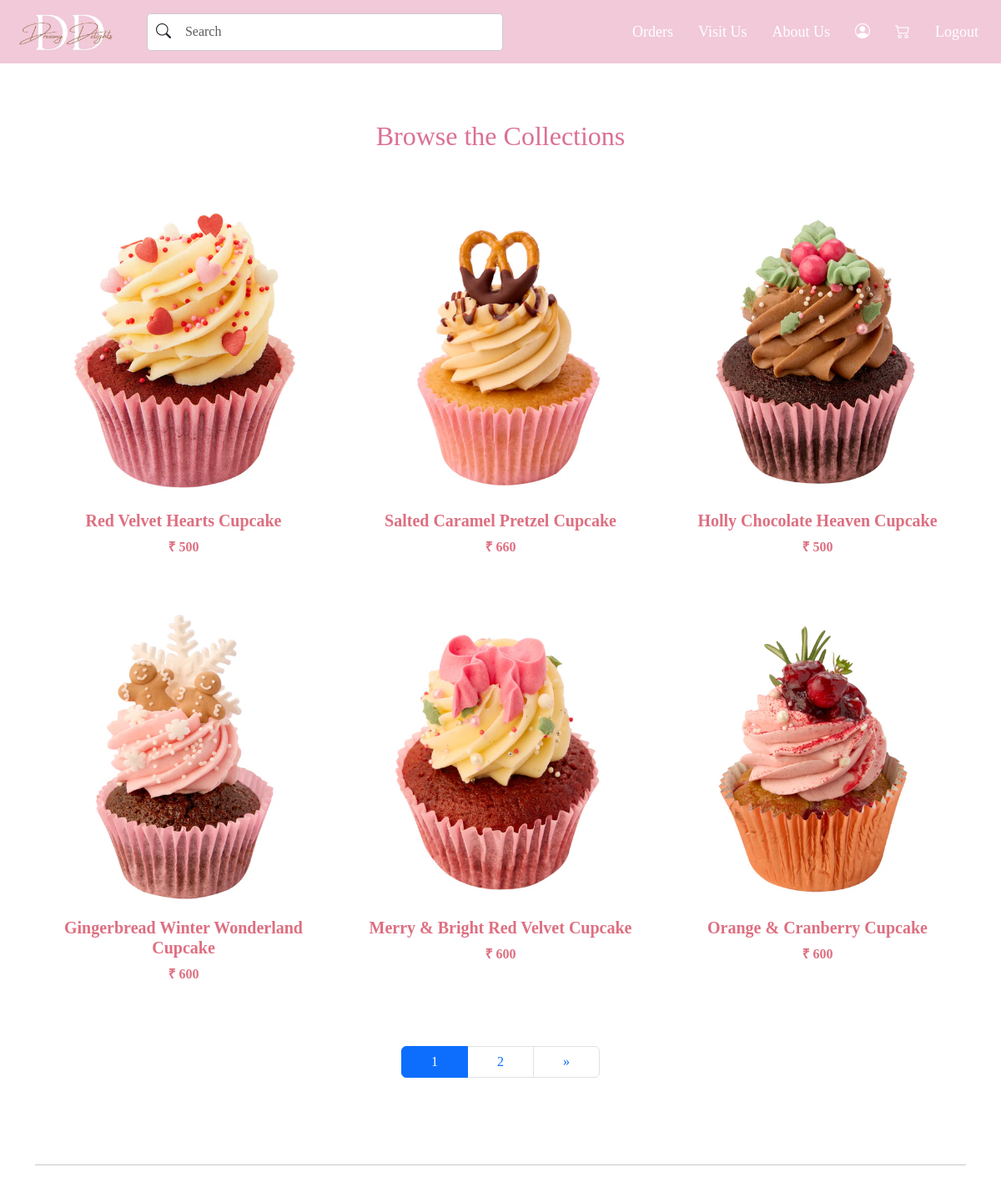
The page /user_cupcake (signed in, upper part) on the database as committed earlier.
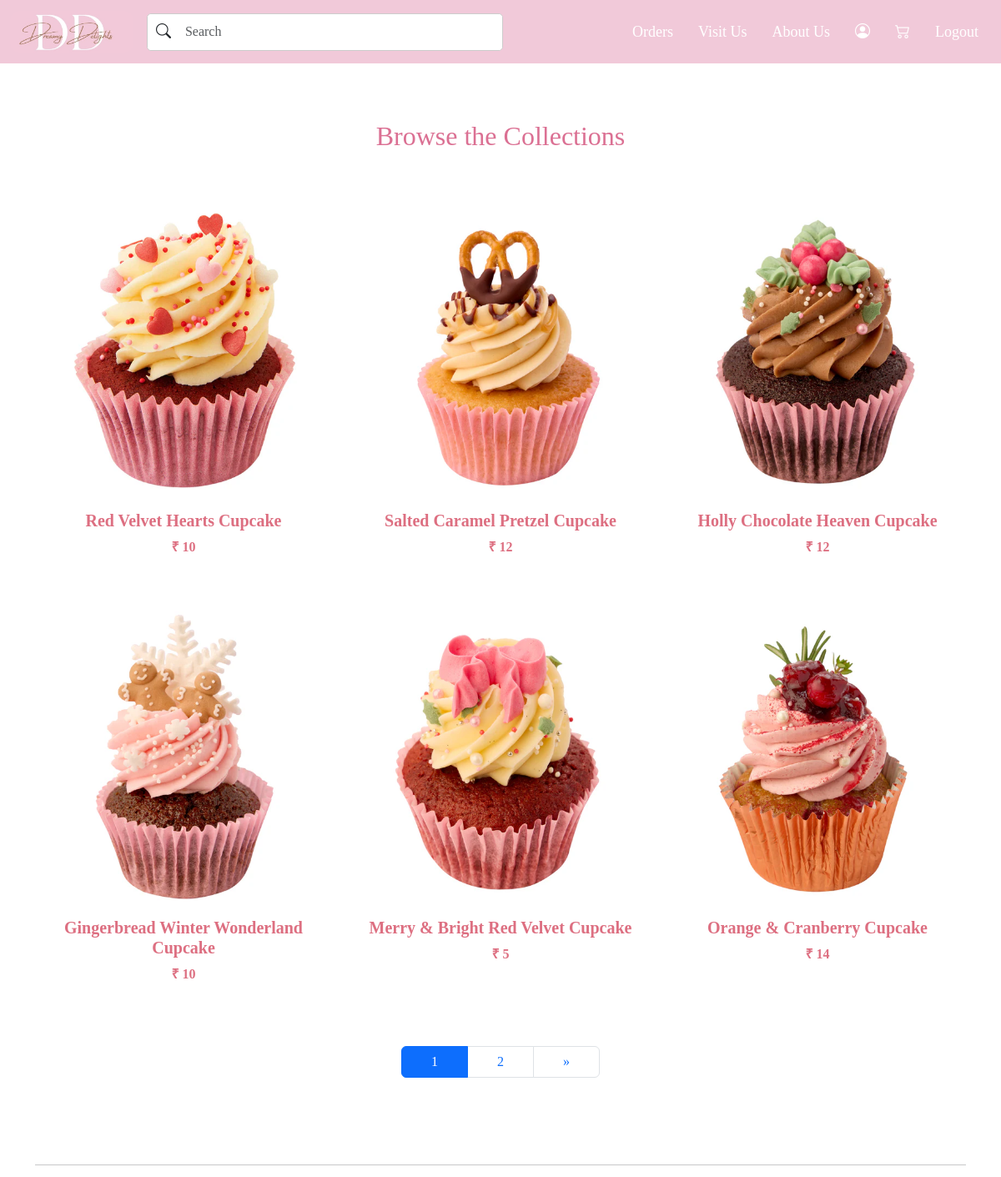
The same page on the database as committed later.
### app/models.py (models this page shows, shortened)
class Cake(models.Model):
    name=models.CharField(max_length=100)
    price=models.IntegerField()
    img=models.FileField()
    colour=models.TextField()
    category=models.ForeignKey(Category,on_delete=models.CASCADE)
    description=models.TextField()

### app/views.py (the view)
# urls.py: path('user_cupcake',views.user_cupcake),
def user_cupcake(req):
    if 'user' in req.session:
        cake_category = Category.objects.get(name='CupCakes')
        cupcakes = Cake.objects.filter(category=cake_category)
        paginator = Paginator(cupcakes, 6)
        page_number = req.GET.get('page')
        page_obj = paginator.get_page(page_number)
        return render(req, 'user/cake.html', {'page_obj': page_obj})
    else:
        return redirect(shop_login)

### templates/user/cake.html (shortened to what this page needs)
<!DOCTYPE html>
<html lang="en">
<head>
    {% load static %}
    <link rel="stylesheet" href="{% static '/css/home.css' %}">
    <link href="https://cdn.jsdelivr.net/npm/bootstrap@5.3.3/dist/css/bootstrap.min.css" rel="stylesheet">
    <link rel="stylesheet" href="https://cdn.jsdelivr.net/npm/bootstrap-icons@1.11.3/font/bootstrap-icons.min.css">
    <link href="https://cdnjs.cloudflare.com/ajax/libs/font-awesome/5.15.4/css/all.min.css" rel="stylesheet">
</head>
<body>
    <nav class="navbar navbar-expand-lg navbar-light">
        <div class="container-fluid">
            <a class="navbar-brand" href="../">
                <img src="{% static 'img/logo.jpeg' %}" alt="Logo">
            </a>
            <form class="d-flex mx-auto search-form" role="search" action="{% url 'search' %}" method="POST">
              <div class="input-group search-box">
                  <button class="btn" type="submit" style="background-color: white;">
                      <i class="bi bi-search"></i>
                  </button>
                  <input class="form-control" type="text" placeholder="Search" name="searched"
                      id="search" data-aos="fade-down" data-aos-duration="1500" data-aos-delay="200">
              </div>
          </form>
            <div class="collapse navbar-collapse justify-content-end" id="navbarNav">
                <ul class="navbar-nav">
                    <li class="nav-item">
                        <a class="nav-link" href="../user_view_bookings">Orders</a>
                    </li>
                    <li class="nav-item">
                        <a class="nav-link" href="../visit_us">Visit Us</a>
                    </li>
                    <li class="nav-item">
                        <a class="nav-link" href="../about_us">About Us</a>
                    </li>
                    <li class="nav-item">
                        <a class="nav-link" href="../profile"><i class="bi bi-person-circle"></i></a>
                    </li>
                    <li class="nav-item">
                        <a class="nav-link" href="../cart_display"><i class="bi bi-cart2"></i></a>
                    </li>
                    <li class="nav-item">
                        <a class="nav-link" href="../logout">Logout</a>
                    </li>
                </ul>
            </div>
        </div>
    </nav>
<br><br>
<div class="container custom-container">
  <h2 class="text-center mb-4" style="color: palevioletred;">Browse the Collections</h2><br>
  <div class="row">
      {% for cake in page_obj %}
          <div class="col-6 col-sm-6 col-md-4 col-lg-4 mb-4">
              <div class="card custom-card">
                  {% if cake.img %}
                      <a href="view_cake/{{cake.pk}}">
                          <img class="card-img-top img-fluid" src="{{ cake.img.url }}" alt="Cake Image">
                      </a>
                  {% endif %}
                  <div class="card-body">
                      <h5 class="card-title" style="color: rgb(221, 111, 129); font-weight: bold;">
                          {{ cake.name }}
                      </h5>
                      <p class="card-text" style="color: rgb(221, 111, 129); font-weight: bold;">
                          ₹ {{ cake.price }}
                      </p>
                  </div>
              </div>
          </div>
      {% endfor %}
  </div>
<div class="pagination-container mt-4">
  <nav aria-label="Page navigation example">
      <ul class="pagination justify-content-center">
          {% for num in page_obj.paginator.page_range %}
              <li class="page-item {% if page_obj.number == num %}active{% endif %}">
                  <a class="page-link" href="?page={{ num }}">{{ num }}</a>
              </li>
          {% endfor %}
          {% if page_obj.has_next %}
              <li class="page-item">
                  <a class="page-link" href="?page={{ page_obj.next_page_number }}" aria-label="Next">
                      <span aria-hidden="true">&raquo;</span>
                  </a>
              </li>
          {% endif %}
      </ul>
  </nav>
</div>
<br><br><br>
<hr>
</body>
</html>

Rows that differ between the two databases and show on the page:
changed Cake "Red Velvet Hearts Cupcake": price "500" → "10"
changed Cake "Salted Caramel Pretzel Cupcake": price "660" → "12"
changed Cake "Holly Chocolate Heaven Cupcake": price "500" → "12"
changed Cake "Gingerbread Winter Wonderland Cupcake": price "600" → "10"
changed Cake "Merry & Bright Red Velvet Cupcake": price "600" → "5"
changed Cake "Orange & Cranberry Cupcake": price "600" → "14"
